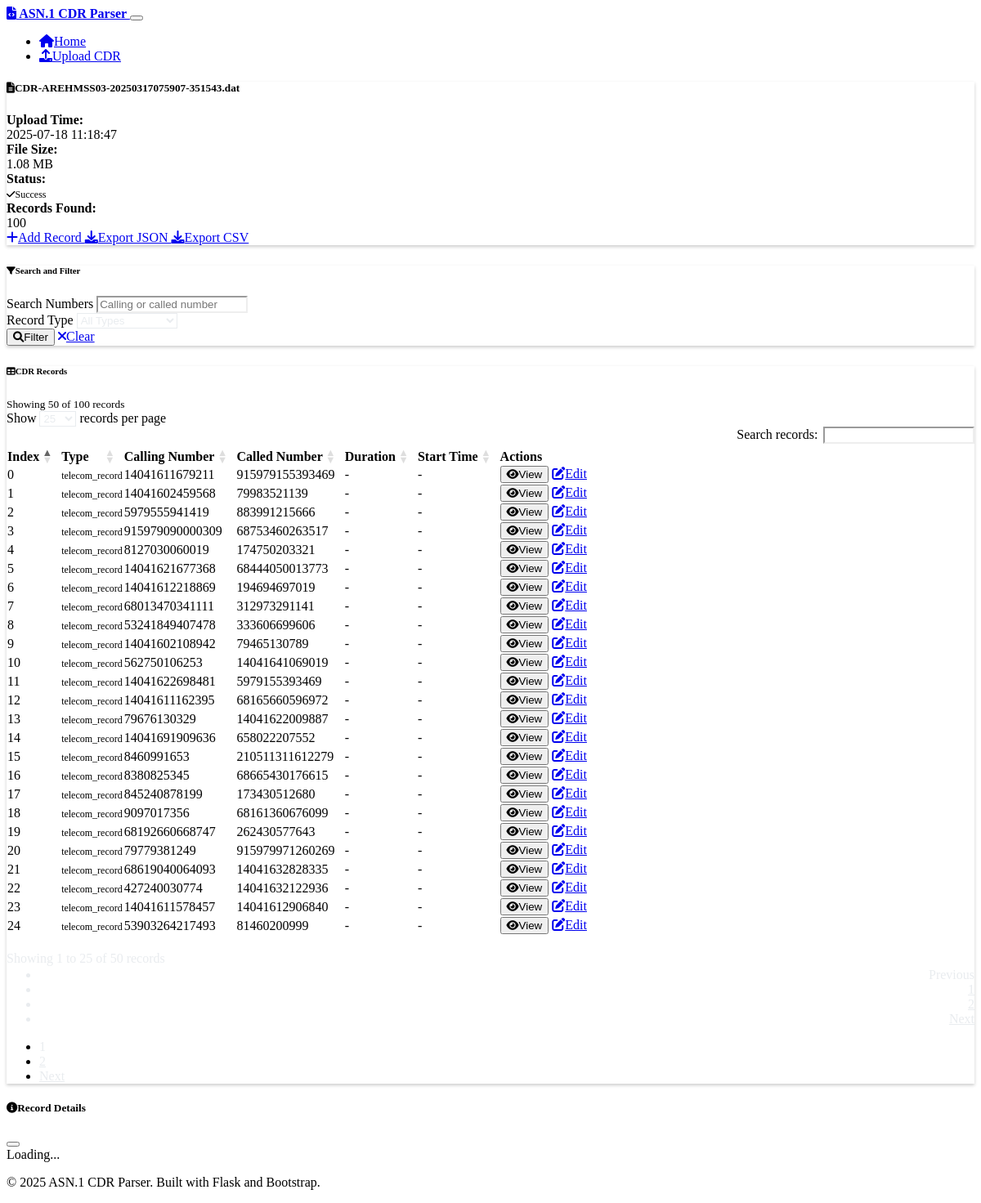
The page /results/5 on the database its author committed.
### models.py (models this page shows, shortened)
class CDRFile(db.Model):
    id = db.Column(db.Integer, primary_key=True)
    filename = db.Column(db.String(255), nullable=False)
    original_filename = db.Column(db.String(255), nullable=False)
    file_size = db.Column(db.Integer, nullable=False)
    upload_time = db.Column(db.DateTime, default=datetime.utcnow)
    parse_status = db.Column(db.String(50), default='pending')  # pending, success, error
    error_message = db.Column(db.Text)
    records_count = db.Column(db.Integer, default=0)
    records = db.relationship('CDRRecord', backref='file', lazy=True, cascade='all, delete-orphan')

class CDRRecord(db.Model):
    id = db.Column(db.Integer, primary_key=True)
    file_id = db.Column(db.Integer, db.ForeignKey('cdr_file.id'), nullable=False)
    record_index = db.Column(db.Integer, nullable=False)
    record_type = db.Column(db.String(100))
    calling_number = db.Column(db.String(50))
    called_number = db.Column(db.String(50))
    call_duration = db.Column(db.Integer)  # in seconds
    start_time = db.Column(db.DateTime)
    end_time = db.Column(db.DateTime)
    raw_data = db.Column(db.Text)  # JSON string of the complete parsed record

### routes.py (the view, shortened to what this page needs)
@app.route('/results/<int:file_id>')
def view_results(file_id):
    cdr_file = CDRFile.query.get_or_404(file_id)
    page = request.args.get('page', 1, type=int)
    per_page = 50
    search_query = request.args.get('search', '')
    record_type_filter = request.args.get('record_type', '')
    query = CDRRecord.query.filter_by(file_id=file_id)
    if record_type_filter:
        query = query.filter(CDRRecord.record_type == record_type_filter)
    records = query.paginate(
        page=page,
        per_page=per_page,
        error_out=False
    )
    record_types = db.session.query(CDRRecord.record_type).filter_by(file_id=file_id).distinct().all()
    record_types = [rt[0] for rt in record_types if rt[0]]
    return render_template('results.html',
                         cdr_file=cdr_file,
                         records=records,
                         record_types=record_types,
                         search_query=search_query,
                         record_type_filter=record_type_filter)

### templates/results.html (shortened to what this page needs)
{% extends "base.html" %}
{% block content %}
<div class="row mb-4">
    <div class="col-12">
        <div class="card">
            <div class="card-header">
                <h5 class="card-title mb-0">
                    <i class="fas fa-file-alt me-2"></i>{{ cdr_file.original_filename }}
                </h5>
            </div>
            <div class="card-body">
                <div class="row">
                    <div class="col-md-3">
                        <strong>Upload Time:</strong><br>
                        <span class="text-muted">{{ cdr_file.upload_time.strftime('%Y-%m-%d %H:%M:%S') }}</span>
                    </div>
                    <div class="col-md-3">
                        <strong>File Size:</strong><br>
                        <span class="text-muted">{{ "%.2f"|format(cdr_file.file_size / 1024 / 1024) }} MB</span>
                    </div>
                    <div class="col-md-3">
                        <strong>Status:</strong><br>
                        {% if cdr_file.parse_status == 'success' %}
                            <span class="badge bg-success">
                                <i class="fas fa-check me-1"></i>Success
                            </span>
                        {% else %}
                            <span class="badge bg-danger">
                                <i class="fas fa-times me-1"></i>Error
                            </span>
                        {% endif %}
                    </div>
                    <div class="col-md-3">
                        <strong>Records Found:</strong><br>
                        <span class="text-muted">{{ cdr_file.records_count }}</span>
                    </div>
                </div>
                {% if cdr_file.parse_status == 'success' %}
                <div class="mt-3">
                    <a href="{{ url_for('create_record_form', file_id=cdr_file.id) }}" class="btn btn-outline-success btn-sm">
                        <i class="fas fa-plus me-1"></i>Add Record
                    </a>
                    <a href="{{ url_for('export_data', file_id=cdr_file.id, format='json') }}" class="btn btn-outline-primary btn-sm">
                        <i class="fas fa-download me-1"></i>Export JSON
                    </a>
                    <a href="{{ url_for('export_data', file_id=cdr_file.id, format='csv') }}" class="btn btn-outline-primary btn-sm">
                        <i class="fas fa-download me-1"></i>Export CSV
                    </a>
                </div>
                {% endif %}
            </div>
        </div>
    </div>
</div>
{% if cdr_file.parse_status == 'success' and cdr_file.records_count > 0 %}
<div class="row mb-4">
    <div class="col-12">
        <div class="card">
            <div class="card-header">
                <h6 class="card-title mb-0">
                    <i class="fas fa-filter me-2"></i>Search and Filter
                </h6>
            </div>
            <div class="card-body">
                <form method="GET" class="row g-3">
                    <div class="col-md-4">
                        <label for="search" class="form-label">Search Numbers</label>
                        <input type="text" class="form-control" id="search" name="search"
                               value="{{ search_query }}" placeholder="Calling or called number">
                    </div>
                    <div class="col-md-4">
                        <label for="record_type" class="form-label">Record Type</label>
                        <select class="form-select" id="record_type" name="record_type">
                            <option value="">All Types</option>
                        </select>
                    </div>
                    <div class="col-md-4 d-flex align-items-end">
                        <button type="submit" class="btn btn-primary me-2">
                            <i class="fas fa-search me-1"></i>Filter
                        </button>
                        <a href="{{ url_for('view_results', file_id=cdr_file.id) }}" class="btn btn-outline-secondary">
                            <i class="fas fa-times me-1"></i>Clear
                        </a>
                    </div>
                </form>
            </div>
        </div>
    </div>
</div>
<div class="row">
    <div class="col-12">
        <div class="card">
            <div class="card-header d-flex justify-content-between align-items-center">
                <h6 class="card-title mb-0">
                    <i class="fas fa-table me-2"></i>CDR Records
                </h6>
                <small class="text-muted">
                    Showing {{ records.items|length }} of {{ records.total }} records
                </small>
            </div>
            <div class="card-body">
                {% if records.items %}
                <div class="table-responsive">
                    <table class="table table-hover" id="cdrTable">
                        <thead>
                            <tr>
                                <th>Index</th>
                                <th>Type</th>
                                <th>Calling Number</th>
                                <th>Called Number</th>
                                <th>Duration</th>
                                <th>Start Time</th>
                                <th>Actions</th>
                            </tr>
                        </thead>
                        <tbody>
                            {% for record in records.items %}
                            <tr>
                                <td>{{ record.record_index }}</td>
                                <td>
                                    <span class="badge bg-secondary">{{ record.record_type or 'unknown' }}</span>
                                </td>
                                <td>{{ record.calling_number or '-' }}</td>
                                <td>{{ record.called_number or '-' }}</td>
                                <td>
                                    {% if record.call_duration %}
                                        {{ record.call_duration }}s
                                    {% else %}
                                        -
                                    {% endif %}
                                </td>
                                <td>
                                    {% if record.start_time %}
                                        {{ record.start_time.strftime('%Y-%m-%d %H:%M:%S') }}
                                    {% else %}
                                        -
                                    {% endif %}
                                </td>
                                <td>
                                    <div class="btn-group" role="group">
                                        <button class="btn btn-sm btn-outline-info"
                                                onclick="viewRecordDetails({{ record.id }})">
                                            <i class="fas fa-eye me-1"></i>View
                                        </button>
                                        <a href="{{ url_for('edit_record', record_id=record.id) }}"
                                           class="btn btn-sm btn-outline-warning">
                                            <i class="fas fa-edit me-1"></i>Edit
                                        </a>
                                    </div>
                                </td>
                            </tr>
                            {% endfor %}
                        </tbody>
                    </table>
                </div>
                {% if records.pages > 1 %}
                <nav aria-label="CDR Records pagination" class="mt-4">
                    <ul class="pagination justify-content-center">
                        {% for page_num in records.iter_pages(left_edge=1, right_edge=1, left_current=1, right_current=2) %}
                            {% if page_num %}
                                {% if page_num != records.page %}
                                <li class="page-item">
                                    <a class="page-link" href="{{ url_for('view_results', file_id=cdr_file.id, page=page_num, search=search_query, record_type=record_type_filter) }}">
                                        {{ page_num }}
                                    </a>
                                </li>
                                {% else %}
                                <li class="page-item active">
                                    <span class="page-link">{{ page_num }}</span>
                                </li>
                                {% endif %}
                            {% else %}
                                <li class="page-item disabled">
                                    <span class="page-link">...</span>
                                </li>
                            {% endif %}
                        {% endfor %}
                        {% if records.has_next %}
                        <li class="page-item">
                            <a class="page-link" href="{{ url_for('view_results', file_id=cdr_file.id, page=records.next_num, search=search_query, record_type=record_type_filter) }}">
                                Next
                            </a>
                        </li>
                        {% endif %}
                    </ul>
                </nav>
                {% endif %}
                {% endif %}
            </div>
        </div>
    </div>
</div>
{% endif %}
<div class="modal fade" id="recordDetailsModal" tabindex="-1">
    <div class="modal-dialog modal-lg">
        <div class="modal-content">
            <div class="modal-header">
                <h5 class="modal-title">
                    <i class="fas fa-info-circle me-2"></i>Record Details
                </h5>
                <button type="button" class="btn-close" data-bs-dismiss="modal"></button>
            </div>
            <div class="modal-body" id="recordDetailsContent">
                <div class="text-center">
                    <div class="spinner-border" role="status">
                        <span class="visually-hidden">Loading...</span>
                    </div>
                </div>
            </div>
        </div>
    </div>
</div>
{% endblock %}

### static/css/custom.css (style rules this page uses)
:root { --bs-body-bg: #1a1a1a; --bs-body-color: #e9ecef; }
.card { border: 1px solid var(--bs-border-color); box-shadow: 0 0.125rem 0.25rem rgba(0, 0, 0, 0.2); }
.table-responsive { border-radius: 0.375rem; }
.table thead th { border-bottom: 2px solid var(--bs-border-color); font-weight: 600; }
.modal-content { background-color: var(--bs-dark); border: 1px solid var(--bs-border-color); }
.modal-header { border-bottom: 1px solid var(--bs-border-color); }
.badge { font-size: 0.75em; }
.spinner-border { color: var(--bs-primary); }
.form-control, .form-select { background-color: var(--bs-gray-800); border-color: var(--bs-border-color); color: var(--bs-body-color); }
.pagination .page-link { background-color: var(--bs-gray-800); border-color: var(--bs-border-color); color: var(--bs-body-color); }
.pagination .page-item.active .page-link { background-color: var(--bs-primary); border-color: var(--bs-primary); }

### rows shown on the page
CDRFile: original_filename "CDR-AREHMSS03-20250317075907-351543.dat", upload_time "2025-07-18 11:18:47", cdr_file.file_size/1024/1024 "1.08", records_count "100"
CDRRecord: record_index "0", record_type "telecom_record", calling_number "14041611679211", called_number "915979155393469"
CDRRecord: record_index "1", record_type "telecom_record", calling_number "14041602459568", called_number "79983521139"
CDRRecord: record_index "2", record_type "telecom_record", calling_number "5979555941419", called_number "883991215666"
CDRRecord: record_index "3", record_type "telecom_record", calling_number "915979090000309", called_number "68753460263517"
CDRRecord: record_index "4", record_type "telecom_record", calling_number "8127030060019", called_number "174750203321"
CDRRecord: record_index "5", record_type "telecom_record", calling_number "14041621677368", called_number "68444050013773"
CDRRecord: record_index "6", record_type "telecom_record", calling_number "14041612218869", called_number "194694697019"
CDRRecord: record_index "7", record_type "telecom_record", calling_number "68013470341111", called_number "312973291141"
CDRRecord: record_index "8", record_type "telecom_record", calling_number "53241849407478", called_number "333606699606"
CDRRecord: record_index "9", record_type "telecom_record", calling_number "14041602108942", called_number "79465130789"
CDRRecord: record_index "10", record_type "telecom_record", calling_number "562750106253", called_number "14041641069019"
CDRRecord: record_index "11", record_type "telecom_record", calling_number "14041622698481", called_number "5979155393469"
CDRRecord: record_index "12", record_type "telecom_record", calling_number "14041611162395", called_number "68165660596972"
CDRRecord: record_index "13", record_type "telecom_record", calling_number "79676130329", called_number "14041622009887"
CDRRecord: record_index "14", record_type "telecom_record", calling_number "14041691909636", called_number "658022207552"
CDRRecord: record_index "15", record_type "telecom_record", calling_number "8460991653", called_number "210511311612279"
CDRRecord: record_index "16", record_type "telecom_record", calling_number "8380825345", called_number "68665430176615"
CDRRecord: record_index "17", record_type "telecom_record", calling_number "845240878199", called_number "173430512680"
CDRRecord: record_index "18", record_type "telecom_record", calling_number "9097017356", called_number "68161360676099"
CDRRecord: record_index "19", record_type "telecom_record", calling_number "68192660668747", called_number "262430577643"
CDRRecord: record_index "20", record_type "telecom_record", calling_number "79779381249", called_number "915979971260269"
CDRRecord: record_index "21", record_type "telecom_record", calling_number "68619040064093", called_number "14041632828335"
CDRRecord: record_index "22", record_type "telecom_record", calling_number "427240030774", called_number "14041632122936"
CDRRecord: record_index "23", record_type "telecom_record", calling_number "14041611578457", called_number "14041612906840"
CDRRecord: record_index "24", record_type "telecom_record", calling_number "53903264217493", called_number "81460200999"

### other values the page prints
{{ records.items|length }} "50"
{{ records.total }} "100"
{{ page_num }} "1"
{{ page_num }} "2"
